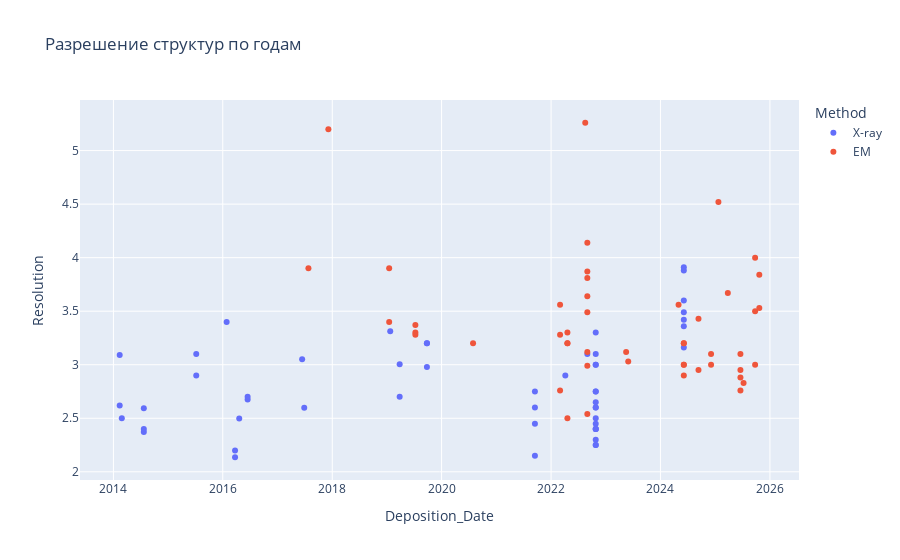

Write notebook code for a chart like this one.
### Code cell
# интерактивный scatter plot
fig = px.scatter(df, x='Deposition_Date', y='Resolution', 
                 color='Method', hover_data=['PDB_ID'],
                 title='Разрешение структур по годам')
fig.show()
